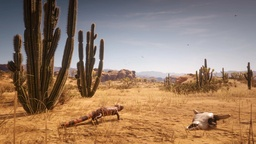
#> input picture lab_3/origin.jpg, 256 x 144 px, shrunk from 1920 x 1080 before the run
$ python task_3.py
#> lines starting #> are read from the running program, lines starting #| are printed output that depends on the picture
from PIL import Image
import numpy as np
import math
from types import MappingProxyType

classic_sepia_coef = MappingProxyType(
    {
        "rr": 0.393, "rg": 0.769, "rb": 0.189,
        "gr": 0.349, "gg": 0.686, "gb": 0.168,
        "br": 0.272, "bg": 0.534, "bb": 0.131
    }
)

def sepia_pixel(r, g, b, sepia_coef = classic_sepia_coef):
    r_new = sepia_coef["rr"] * r + sepia_coef["rg"] * g + sepia_coef["rb"] * b
    g_new = sepia_coef["gr"] * r + sepia_coef["gg"] * g + sepia_coef["gb"] * b
    b_new = sepia_coef["br"] * r + sepia_coef["bg"] * g + sepia_coef["bb"] * b

    return (
        min(255, int(r_new)),
        min(255, int(g_new)),
        min(255, int(b_new))
    )

def white_fade_effect(c, d):
    return min(255, int(c + (c * (d ** 3)))) # не лінійне вицвітання від центру

image = Image.open("origin.jpg")
#> image is the input picture: PIL image 256x144 RGB; mean R, G, B 151.8, 125, 104.2
width = image.size[0]
#> width = 256
height = image.size[1]
#> height = 144
pixels = np.array(image)

center_x = width // 2
#> center_x = 128
center_y = height // 2
#> center_y = 72

for i in range(height):
    for j in range(width):
        r, g, b = map(int, pixels[i, j])

        r, g, b = sepia_pixel(r, g, b)

        d = math.sqrt((i - center_y) ** 2 + (j - center_x) ** 2)
        d = d / math.sqrt(center_x ** 2 + center_y ** 2)

        r = white_fade_effect(r, d)
        g = white_fade_effect(g, d)
        b = white_fade_effect(b, d)

        pixels[i, j] = [r, g, b]
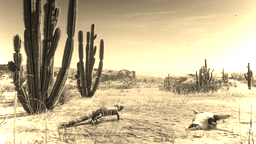
#> pixels: shape (144, 256, 3); mean R, G, B 196.2, 181.3, 145.2

result = Image.fromarray(pixels)
result.show()
result.save("processed.jpg")
